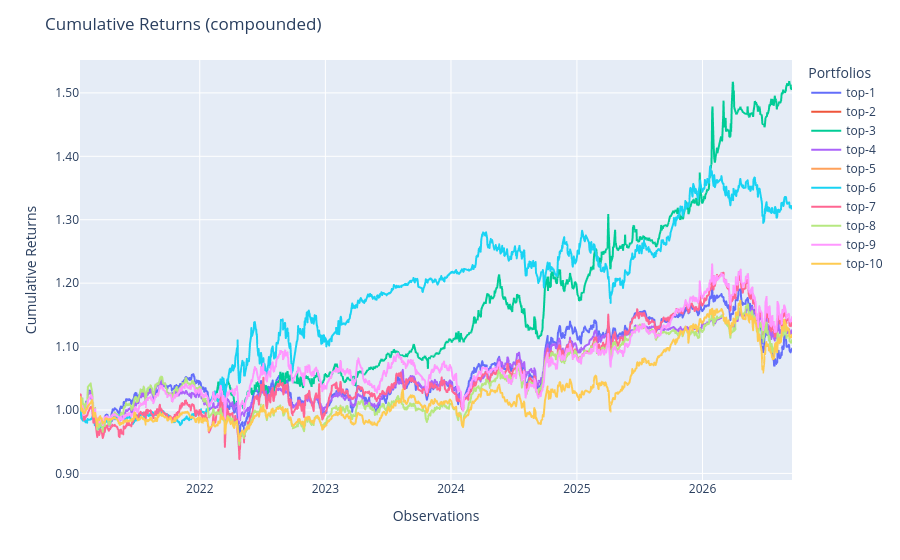

Write notebook code for a chart like this one.
### Code cell
topk_pops.plot_cumulative_returns()

### Figure 1 — Plotly figure (JSON) as saved in the notebook; plotly's stock layout.template omitted (floating-point values rounded to 4 significant figures; data arrays with more than 128 entries replaced by an {"elided": "..."} marker saying what was removed)
{"data": [{"hovertemplate": "variable=top-1<br>index=%{x}<br>value=%{y}<extra></extra>", "legendgroup": "top-1", "line": {"color": "#636efa", "dash": "solid"}, "marker": {"symbol": "circle"}, "mode": "lines", "name": "top-1", "showlegend": true, "type": "scattergl", "x": {"elided": "1376 str values"}, "xaxis": "x", "y": {"elided": "1376 float values"}, "yaxis": "y"}, {"hovertemplate": "variable=top-2<br>index=%{x}<br>value=%{y}<extra></extra>", "legendgroup": "top-2", "line": {"color": "#EF553B", "dash": "solid"}, "marker": {"symbol": "circle"}, "mode": "lines", "name": "top-2", "showlegend": true, "type": "scattergl", "x": {"elided": "1376 str values"}, "xaxis": "x", "y": {"elided": "1376 float values"}, "yaxis": "y"}, {"hovertemplate": "variable=top-3<br>index=%{x}<br>value=%{y}<extra></extra>", "legendgroup": "top-3", "line": {"color": "#00cc96", "dash": "solid"}, "marker": {"symbol": "circle"}, "mode": "lines", "name": "top-3", "showlegend": true, "type": "scattergl", "x": {"elided": "1376 str values"}, "xaxis": "x", "y": {"elided": "1376 float values"}, "yaxis": "y"}, {"hovertemplate": "variable=top-4<br>index=%{x}<br>value=%{y}<extra></extra>", "legendgroup": "top-4", "line": {"color": "#ab63fa", "dash": "solid"}, "marker": {"symbol": "circle"}, "mode": "lines", "name": "top-4", "showlegend": true, "type": "scattergl", "x": {"elided": "1376 str values"}, "xaxis": "x", "y": {"elided": "1376 float values"}, "yaxis": "y"}, {"hovertemplate": "variable=top-5<br>index=%{x}<br>value=%{y}<extra></extra>", "legendgroup": "top-5", "line": {"color": "#FFA15A", "dash": "solid"}, "marker": {"symbol": "circle"}, "mode": "lines", "name": "top-5", "showlegend": true, "type": "scattergl", "x": {"elided": "1376 str values"}, "xaxis": "x", "y": {"elided": "1376 float values"}, "yaxis": "y"}, {"hovertemplate": "variable=top-6<br>index=%{x}<br>value=%{y}<extra></extra>", "legendgroup": "top-6", "line": {"color": "#19d3f3", "dash": "solid"}, "marker": {"symbol": "circle"}, "mode": "lines", "name": "top-6", "showlegend": true, "type": "scattergl", "x": {"elided": "1376 str values"}, "xaxis": "x", "y": {"elided": "1376 float values"}, "yaxis": "y"}, {"hovertemplate": "variable=top-7<br>index=%{x}<br>value=%{y}<extra></extra>", "legendgroup": "top-7", "line": {"color": "#FF6692", "dash": "solid"}, "marker": {"symbol": "circle"}, "mode": "lines", "name": "top-7", "showlegend": true, "type": "scattergl", "x": {"elided": "1376 str values"}, "xaxis": "x", "y": {"elided": "1376 float values"}, "yaxis": "y"}, {"hovertemplate": "variable=top-8<br>index=%{x}<br>value=%{y}<extra></extra>", "legendgroup": "top-8", "line": {"color": "#B6E880", "dash": "solid"}, "marker": {"symbol": "circle"}, "mode": "lines", "name": "top-8", "showlegend": true, "type": "scattergl", "x": {"elided": "1376 str values"}, "xaxis": "x", "y": {"elided": "1376 float values"}, "yaxis": "y"}, {"hovertemplate": "variable=top-9<br>index=%{x}<br>value=%{y}<extra></extra>", "legendgroup": "top-9", "line": {"color": "#FF97FF", "dash": "solid"}, "marker": {"symbol": "circle"}, "mode": "lines", "name": "top-9", "showlegend": true, "type": "scattergl", "x": {"elided": "1376 str values"}, "xaxis": "x", "y": {"elided": "1376 float values"}, "yaxis": "y"}, {"hovertemplate": "variable=top-10<br>index=%{x}<br>value=%{y}<extra></extra>", "legendgroup": "top-10", "line": {"color": "#FECB52", "dash": "solid"}, "marker": {"symbol": "circle"}, "mode": "lines", "name": "top-10", "showlegend": true, "type": "scattergl", "x": {"elided": "1376 str values"}, "xaxis": "x", "y": {"elided": "1376 float values"}, "yaxis": "y"}], "layout": {"legend": {"title": {"text": "Portfolios"}, "tracegroupgap": 0}, "margin": {"t": 60}, "title": {"text": "Cumulative Returns (compounded)"}, "xaxis": {"anchor": "y", "domain": [0, 1], "title": {"text": "Observations"}}, "yaxis": {"anchor": "x", "domain": [0, 1], "tickformat": ".2f", "title": {"text": "Cumulative Returns"}}}}
